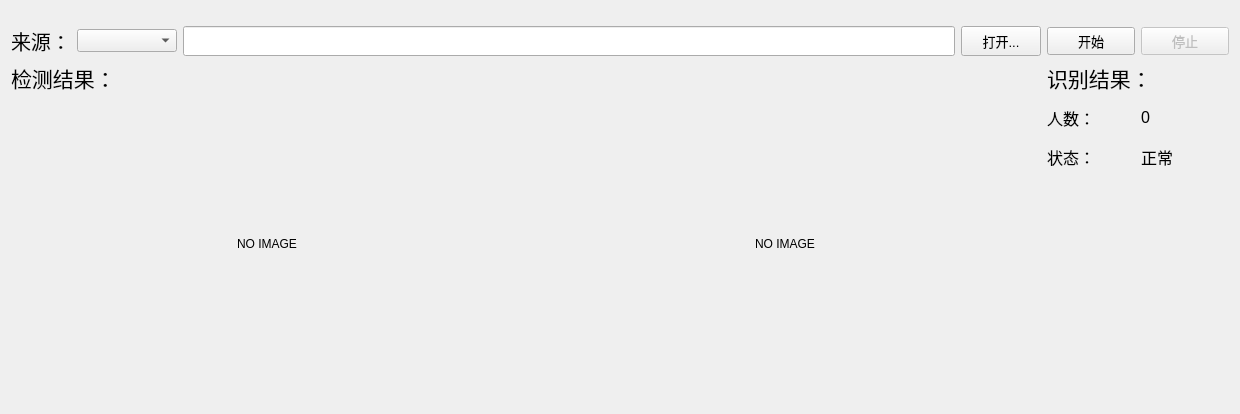
<?xml version="1.0" encoding="UTF-8"?>
<ui version="4.0">
 <class>VEIDS</class>
 <widget class="QMainWindow" name="VEIDS">
  <property name="geometry">
   <rect>
    <x>0</x>
    <y>0</y>
    <width>1240</width>
    <height>414</height>
   </rect>
  </property>
  <property name="windowTitle">
   <string>Violence Event Identification and Detection System</string>
  </property>
  <property name="windowIcon">
   <iconset resource="img/img.qrc">
    <normaloff>:/new/ico/LWCap.ico</normaloff>:/new/ico/LWCap.ico</iconset>
  </property>
  <widget class="QWidget" name="centralWidget">
   <layout class="QVBoxLayout" name="verticalLayout">
    <item>
     <layout class="QGridLayout" name="gridLayout">
      <item row="0" column="0">
       <widget class="QLabel" name="label">
        <property name="sizePolicy">
         <sizepolicy hsizetype="Minimum" vsizetype="Preferred">
          <horstretch>0</horstretch>
          <verstretch>0</verstretch>
         </sizepolicy>
        </property>
        <property name="maximumSize">
         <size>
          <width>60</width>
          <height>16777215</height>
         </size>
        </property>
        <property name="styleSheet">
         <string notr="true">font: 75 15pt;</string>
        </property>
        <property name="text">
         <string>来源：</string>
        </property>
       </widget>
      </item>
      <item row="0" column="1">
       <widget class="QComboBox" name="source_comboBox">
        <property name="sizePolicy">
         <sizepolicy hsizetype="Minimum" vsizetype="Fixed">
          <horstretch>0</horstretch>
          <verstretch>0</verstretch>
         </sizepolicy>
        </property>
        <property name="maximumSize">
         <size>
          <width>100</width>
          <height>16777215</height>
         </size>
        </property>
        <property name="styleSheet">
         <string notr="true">font: 75 10pt;</string>
        </property>
       </widget>
      </item>
      <item row="0" column="2" colspan="2">
       <widget class="QLineEdit" name="source_lineEdit">
        <property name="sizePolicy">
         <sizepolicy hsizetype="Expanding" vsizetype="Minimum">
          <horstretch>0</horstretch>
          <verstretch>0</verstretch>
         </sizepolicy>
        </property>
        <property name="styleSheet">
         <string notr="true">font: 75 10pt;</string>
        </property>
        <property name="text">
         <string/>
        </property>
       </widget>
      </item>
      <item row="0" column="4">
       <widget class="QPushButton" name="select_pushButton">
        <property name="enabled">
         <bool>true</bool>
        </property>
        <property name="sizePolicy">
         <sizepolicy hsizetype="Expanding" vsizetype="Minimum">
          <horstretch>0</horstretch>
          <verstretch>0</verstretch>
         </sizepolicy>
        </property>
        <property name="maximumSize">
         <size>
          <width>80</width>
          <height>16777215</height>
         </size>
        </property>
        <property name="styleSheet">
         <string notr="true">font: 75 10pt;</string>
        </property>
        <property name="text">
         <string>打开...</string>
        </property>
       </widget>
      </item>
      <item row="0" column="5">
       <widget class="QPushButton" name="start_pushButton">
        <property name="enabled">
         <bool>true</bool>
        </property>
        <property name="styleSheet">
         <string notr="true">font: 75 10pt;</string>
        </property>
        <property name="text">
         <string>开始</string>
        </property>
        <property name="shortcut">
         <string>Return</string>
        </property>
       </widget>
      </item>
      <item row="0" column="6">
       <widget class="QPushButton" name="stop_pushButton">
        <property name="enabled">
         <bool>false</bool>
        </property>
        <property name="styleSheet">
         <string notr="true">font: 75 10pt;</string>
        </property>
        <property name="text">
         <string>停止</string>
        </property>
        <property name="shortcut">
         <string>Space</string>
        </property>
        <property name="checkable">
         <bool>false</bool>
        </property>
       </widget>
      </item>
      <item row="1" column="0" colspan="2">
       <widget class="QLabel" name="label_9">
        <property name="sizePolicy">
         <sizepolicy hsizetype="Preferred" vsizetype="Fixed">
          <horstretch>0</horstretch>
          <verstretch>0</verstretch>
         </sizepolicy>
        </property>
        <property name="styleSheet">
         <string notr="true">font: 75 16pt;</string>
        </property>
        <property name="text">
         <string>检测结果：</string>
        </property>
       </widget>
      </item>
      <item row="1" column="5" colspan="2">
       <widget class="QLabel" name="label_10">
        <property name="sizePolicy">
         <sizepolicy hsizetype="Preferred" vsizetype="Fixed">
          <horstretch>0</horstretch>
          <verstretch>0</verstretch>
         </sizepolicy>
        </property>
        <property name="styleSheet">
         <string notr="true">font: 75 16pt;</string>
        </property>
        <property name="text">
         <string>识别结果：</string>
        </property>
       </widget>
      </item>
      <item row="2" column="0" rowspan="7" colspan="3">
       <widget class="QLabel" name="IMAGE">
        <property name="minimumSize">
         <size>
          <width>512</width>
          <height>288</height>
         </size>
        </property>
        <property name="maximumSize">
         <size>
          <width>512</width>
          <height>288</height>
         </size>
        </property>
        <property name="text">
         <string>NO IMAGE</string>
        </property>
        <property name="alignment">
         <set>Qt::AlignCenter</set>
        </property>
       </widget>
      </item>
      <item row="2" column="3" rowspan="7" colspan="2">
       <widget class="QLabel" name="IMAGE_2">
        <property name="minimumSize">
         <size>
          <width>512</width>
          <height>288</height>
         </size>
        </property>
        <property name="maximumSize">
         <size>
          <width>512</width>
          <height>288</height>
         </size>
        </property>
        <property name="text">
         <string>NO IMAGE</string>
        </property>
        <property name="alignment">
         <set>Qt::AlignCenter</set>
        </property>
       </widget>
      </item>
      <item row="2" column="5">
       <widget class="QLabel" name="label_2">
        <property name="sizePolicy">
         <sizepolicy hsizetype="Preferred" vsizetype="Fixed">
          <horstretch>0</horstretch>
          <verstretch>0</verstretch>
         </sizepolicy>
        </property>
        <property name="styleSheet">
         <string notr="true">font: 75 12pt;</string>
        </property>
        <property name="text">
         <string>人数：</string>
        </property>
       </widget>
      </item>
      <item row="2" column="6">
       <widget class="QLabel" name="number">
        <property name="sizePolicy">
         <sizepolicy hsizetype="Preferred" vsizetype="Fixed">
          <horstretch>0</horstretch>
          <verstretch>0</verstretch>
         </sizepolicy>
        </property>
        <property name="styleSheet">
         <string notr="true">font: 75 12pt;</string>
        </property>
        <property name="text">
         <string>0</string>
        </property>
       </widget>
      </item>
      <item row="3" column="5">
       <widget class="QLabel" name="label_3">
        <property name="sizePolicy">
         <sizepolicy hsizetype="Preferred" vsizetype="Fixed">
          <horstretch>0</horstretch>
          <verstretch>0</verstretch>
         </sizepolicy>
        </property>
        <property name="styleSheet">
         <string notr="true">font: 75 12pt;</string>
        </property>
        <property name="text">
         <string>状态：</string>
        </property>
       </widget>
      </item>
      <item row="3" column="6">
       <widget class="QLabel" name="state">
        <property name="sizePolicy">
         <sizepolicy hsizetype="Preferred" vsizetype="Fixed">
          <horstretch>0</horstretch>
          <verstretch>0</verstretch>
         </sizepolicy>
        </property>
        <property name="styleSheet">
         <string notr="true">font: 75 12pt;</string>
        </property>
        <property name="text">
         <string>正常</string>
        </property>
       </widget>
      </item>
      <item row="4" column="5" colspan="2">
       <widget class="QLabel" name="abnormity_1">
        <property name="sizePolicy">
         <sizepolicy hsizetype="Preferred" vsizetype="Fixed">
          <horstretch>0</horstretch>
          <verstretch>0</verstretch>
         </sizepolicy>
        </property>
        <property name="styleSheet">
         <string notr="true">color: rgb(255, 131, 69);
font: 75 20pt;</string>
        </property>
        <property name="text">
         <string/>
        </property>
        <property name="alignment">
         <set>Qt::AlignCenter</set>
        </property>
       </widget>
      </item>
      <item row="5" column="5" colspan="2">
       <widget class="QLabel" name="abnormity_2">
        <property name="sizePolicy">
         <sizepolicy hsizetype="Preferred" vsizetype="Fixed">
          <horstretch>0</horstretch>
          <verstretch>0</verstretch>
         </sizepolicy>
        </property>
        <property name="styleSheet">
         <string notr="true">color: rgb(255, 131, 69);
font: 75 20pt;</string>
        </property>
        <property name="text">
         <string/>
        </property>
        <property name="alignment">
         <set>Qt::AlignCenter</set>
        </property>
       </widget>
      </item>
      <item row="6" column="5" colspan="2">
       <widget class="QLabel" name="abnormity_3">
        <property name="sizePolicy">
         <sizepolicy hsizetype="Preferred" vsizetype="Fixed">
          <horstretch>0</horstretch>
          <verstretch>0</verstretch>
         </sizepolicy>
        </property>
        <property name="styleSheet">
         <string notr="true">color: rgb(0, 0, 255);
font: 75 20pt;</string>
        </property>
        <property name="text">
         <string/>
        </property>
        <property name="alignment">
         <set>Qt::AlignCenter</set>
        </property>
       </widget>
      </item>
      <item row="7" column="5" colspan="2">
       <widget class="QLabel" name="abnormity_4">
        <property name="sizePolicy">
         <sizepolicy hsizetype="Preferred" vsizetype="Fixed">
          <horstretch>0</horstretch>
          <verstretch>0</verstretch>
         </sizepolicy>
        </property>
        <property name="styleSheet">
         <string notr="true">color: rgb(255, 0, 0);
font: 75 20pt;</string>
        </property>
        <property name="text">
         <string/>
        </property>
        <property name="alignment">
         <set>Qt::AlignCenter</set>
        </property>
       </widget>
      </item>
      <item row="8" column="5" colspan="2">
       <widget class="QLabel" name="abnormity_5">
        <property name="sizePolicy">
         <sizepolicy hsizetype="Preferred" vsizetype="Fixed">
          <horstretch>0</horstretch>
          <verstretch>0</verstretch>
         </sizepolicy>
        </property>
        <property name="styleSheet">
         <string notr="true">color: rgb(255, 0, 0);
font: 75 20pt;</string>
        </property>
        <property name="text">
         <string/>
        </property>
        <property name="alignment">
         <set>Qt::AlignCenter</set>
        </property>
       </widget>
      </item>
     </layout>
    </item>
   </layout>
  </widget>
  <widget class="QMenuBar" name="menuBar">
   <property name="geometry">
    <rect>
     <x>0</x>
     <y>0</y>
     <width>1240</width>
     <height>28</height>
    </rect>
   </property>
  </widget>
 </widget>
 <layoutdefault spacing="6" margin="11"/>
 <resources>
  <include location="img/img.qrc"/>
 </resources>
 <connections/>
</ui>
